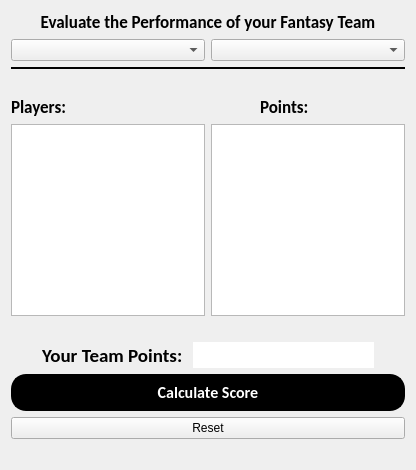
<?xml version="1.0" encoding="UTF-8"?>
<ui version="4.0">
 <class>Dialog</class>
 <widget class="QDialog" name="Dialog">
  <property name="geometry">
   <rect>
    <x>0</x>
    <y>0</y>
    <width>416</width>
    <height>470</height>
   </rect>
  </property>
  <property name="windowTitle">
   <string>Evaluate Teams</string>
  </property>
  <property name="autoFillBackground">
   <bool>false</bool>
  </property>
  <property name="styleSheet">
   <string notr="true"/>
  </property>
  <property name="modal">
   <bool>false</bool>
  </property>
  <layout class="QVBoxLayout" name="verticalLayout_2">
   <item>
    <layout class="QVBoxLayout" name="verticalLayout">
     <item>
      <widget class="QLabel" name="label">
       <property name="font">
        <font>
         <family>Calibri</family>
         <pointsize>13</pointsize>
         <weight>75</weight>
         <bold>true</bold>
        </font>
       </property>
       <property name="text">
        <string>Evaluate the Performance of your Fantasy Team</string>
       </property>
       <property name="alignment">
        <set>Qt::AlignCenter</set>
       </property>
      </widget>
     </item>
     <item>
      <layout class="QHBoxLayout" name="horizontalLayout_3">
       <item>
        <widget class="QComboBox" name="comboBox_2"/>
       </item>
       <item>
        <widget class="QComboBox" name="comboBox"/>
       </item>
      </layout>
     </item>
    </layout>
   </item>
   <item>
    <widget class="Line" name="line">
     <property name="font">
      <font>
       <weight>75</weight>
       <bold>true</bold>
      </font>
     </property>
     <property name="frameShadow">
      <enum>QFrame::Plain</enum>
     </property>
     <property name="lineWidth">
      <number>2</number>
     </property>
     <property name="orientation">
      <enum>Qt::Horizontal</enum>
     </property>
    </widget>
   </item>
   <item>
    <spacer name="horizontalSpacer_3">
     <property name="orientation">
      <enum>Qt::Horizontal</enum>
     </property>
     <property name="sizeHint" stdset="0">
      <size>
       <width>40</width>
       <height>20</height>
      </size>
     </property>
    </spacer>
   </item>
   <item>
    <layout class="QHBoxLayout" name="horizontalLayout_4">
     <item>
      <widget class="QLabel" name="label_3">
       <property name="font">
        <font>
         <family>Calibri</family>
         <pointsize>13</pointsize>
         <weight>75</weight>
         <bold>true</bold>
        </font>
       </property>
       <property name="text">
        <string>Players: </string>
       </property>
      </widget>
     </item>
     <item>
      <spacer name="horizontalSpacer_5">
       <property name="orientation">
        <enum>Qt::Horizontal</enum>
       </property>
       <property name="sizeHint" stdset="0">
        <size>
         <width>40</width>
         <height>20</height>
        </size>
       </property>
      </spacer>
     </item>
     <item>
      <spacer name="horizontalSpacer_2">
       <property name="orientation">
        <enum>Qt::Horizontal</enum>
       </property>
       <property name="sizeHint" stdset="0">
        <size>
         <width>40</width>
         <height>20</height>
        </size>
       </property>
      </spacer>
     </item>
     <item>
      <widget class="QLabel" name="label_2">
       <property name="font">
        <font>
         <family>Calibri</family>
         <pointsize>13</pointsize>
         <weight>75</weight>
         <bold>true</bold>
        </font>
       </property>
       <property name="text">
        <string>Points: </string>
       </property>
      </widget>
     </item>
     <item>
      <spacer name="horizontalSpacer">
       <property name="orientation">
        <enum>Qt::Horizontal</enum>
       </property>
       <property name="sizeHint" stdset="0">
        <size>
         <width>40</width>
         <height>20</height>
        </size>
       </property>
      </spacer>
     </item>
    </layout>
   </item>
   <item>
    <layout class="QHBoxLayout" name="horizontalLayout">
     <item>
      <widget class="QListWidget" name="listWidget">
       <property name="font">
        <font>
         <family>Calibri</family>
         <pointsize>13</pointsize>
        </font>
       </property>
       <property name="styleSheet">
        <string notr="true">border-color: rgb(0, 0, 0);</string>
       </property>
      </widget>
     </item>
     <item>
      <spacer name="horizontalSpacer_10">
       <property name="orientation">
        <enum>Qt::Horizontal</enum>
       </property>
       <property name="sizeHint" stdset="0">
        <size>
         <width>40</width>
         <height>20</height>
        </size>
       </property>
      </spacer>
     </item>
     <item>
      <spacer name="horizontalSpacer_9">
       <property name="orientation">
        <enum>Qt::Horizontal</enum>
       </property>
       <property name="sizeHint" stdset="0">
        <size>
         <width>40</width>
         <height>20</height>
        </size>
       </property>
      </spacer>
     </item>
     <item>
      <spacer name="horizontalSpacer_8">
       <property name="orientation">
        <enum>Qt::Horizontal</enum>
       </property>
       <property name="sizeHint" stdset="0">
        <size>
         <width>40</width>
         <height>20</height>
        </size>
       </property>
      </spacer>
     </item>
     <item>
      <spacer name="horizontalSpacer_7">
       <property name="orientation">
        <enum>Qt::Horizontal</enum>
       </property>
       <property name="sizeHint" stdset="0">
        <size>
         <width>40</width>
         <height>20</height>
        </size>
       </property>
      </spacer>
     </item>
     <item>
      <spacer name="horizontalSpacer_6">
       <property name="orientation">
        <enum>Qt::Horizontal</enum>
       </property>
       <property name="sizeHint" stdset="0">
        <size>
         <width>40</width>
         <height>20</height>
        </size>
       </property>
      </spacer>
     </item>
     <item>
      <widget class="QListWidget" name="listWidget_2">
       <property name="font">
        <font>
         <family>Calibri</family>
        </font>
       </property>
       <property name="styleSheet">
        <string notr="true">color: rgb(0, 85, 255);</string>
       </property>
      </widget>
     </item>
    </layout>
   </item>
   <item>
    <spacer name="horizontalSpacer_11">
     <property name="orientation">
      <enum>Qt::Horizontal</enum>
     </property>
     <property name="sizeHint" stdset="0">
      <size>
       <width>40</width>
       <height>20</height>
      </size>
     </property>
    </spacer>
   </item>
   <item>
    <layout class="QHBoxLayout" name="horizontalLayout_2">
     <item>
      <spacer name="horizontalSpacer_4">
       <property name="orientation">
        <enum>Qt::Horizontal</enum>
       </property>
       <property name="sizeHint" stdset="0">
        <size>
         <width>40</width>
         <height>20</height>
        </size>
       </property>
      </spacer>
     </item>
     <item>
      <widget class="QLabel" name="label_4">
       <property name="font">
        <font>
         <family>Calibri</family>
         <pointsize>14</pointsize>
         <weight>75</weight>
         <bold>true</bold>
        </font>
       </property>
       <property name="text">
        <string>Your Team Points: </string>
       </property>
      </widget>
     </item>
     <item>
      <widget class="QLineEdit" name="lineEdit">
       <property name="font">
        <font>
         <pointsize>15</pointsize>
         <weight>75</weight>
         <bold>true</bold>
        </font>
       </property>
       <property name="styleSheet">
        <string notr="true">color: rgb(0, 85, 255);</string>
       </property>
       <property name="text">
        <string/>
       </property>
       <property name="frame">
        <bool>false</bool>
       </property>
       <property name="alignment">
        <set>Qt::AlignCenter</set>
       </property>
      </widget>
     </item>
     <item>
      <spacer name="horizontalSpacer_13">
       <property name="orientation">
        <enum>Qt::Horizontal</enum>
       </property>
       <property name="sizeHint" stdset="0">
        <size>
         <width>40</width>
         <height>20</height>
        </size>
       </property>
      </spacer>
     </item>
    </layout>
   </item>
   <item>
    <widget class="QPushButton" name="pushButton">
     <property name="font">
      <font>
       <family>Calibri</family>
       <pointsize>-1</pointsize>
       <weight>75</weight>
       <italic>false</italic>
       <bold>true</bold>
      </font>
     </property>
     <property name="styleSheet">
      <string notr="true">background-color: black;
color: white;
border-style: outset;
border-width: 2px;
border-radius: 15px;
border-color: black;
font: bold 16px;
padding: 6px;
min-width: 10px;
</string>
     </property>
     <property name="text">
      <string>Calculate Score</string>
     </property>
    </widget>
   </item>
   <item>
    <widget class="QPushButton" name="pushButton_2">
     <property name="text">
      <string>Reset</string>
     </property>
    </widget>
   </item>
   <item>
    <spacer name="horizontalSpacer_12">
     <property name="orientation">
      <enum>Qt::Horizontal</enum>
     </property>
     <property name="sizeHint" stdset="0">
      <size>
       <width>40</width>
       <height>20</height>
      </size>
     </property>
    </spacer>
   </item>
  </layout>
 </widget>
 <resources>
  <include location="C:/Users/steja/Desktop/Images/source.qrc"/>
 </resources>
 <connections/>
</ui>
